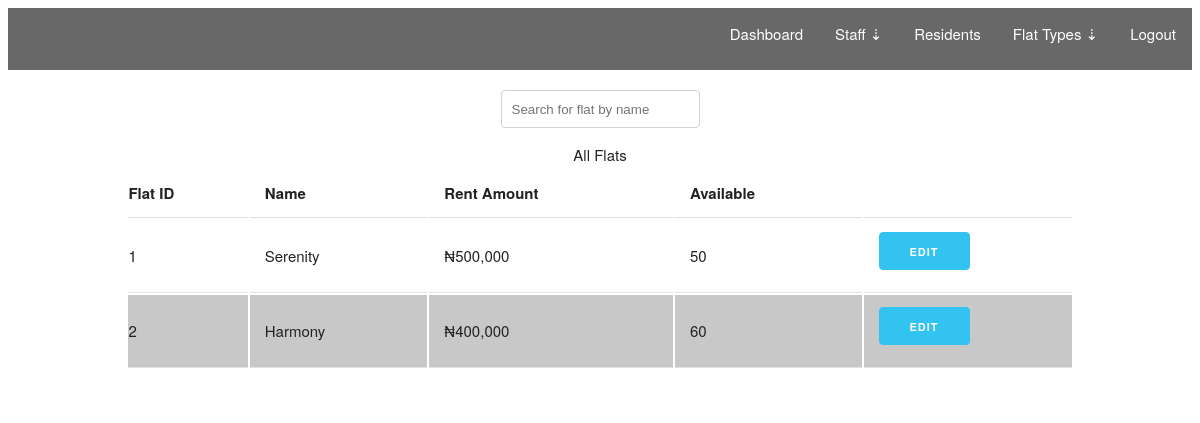
The app's page /admin/flats (signed in), older data.
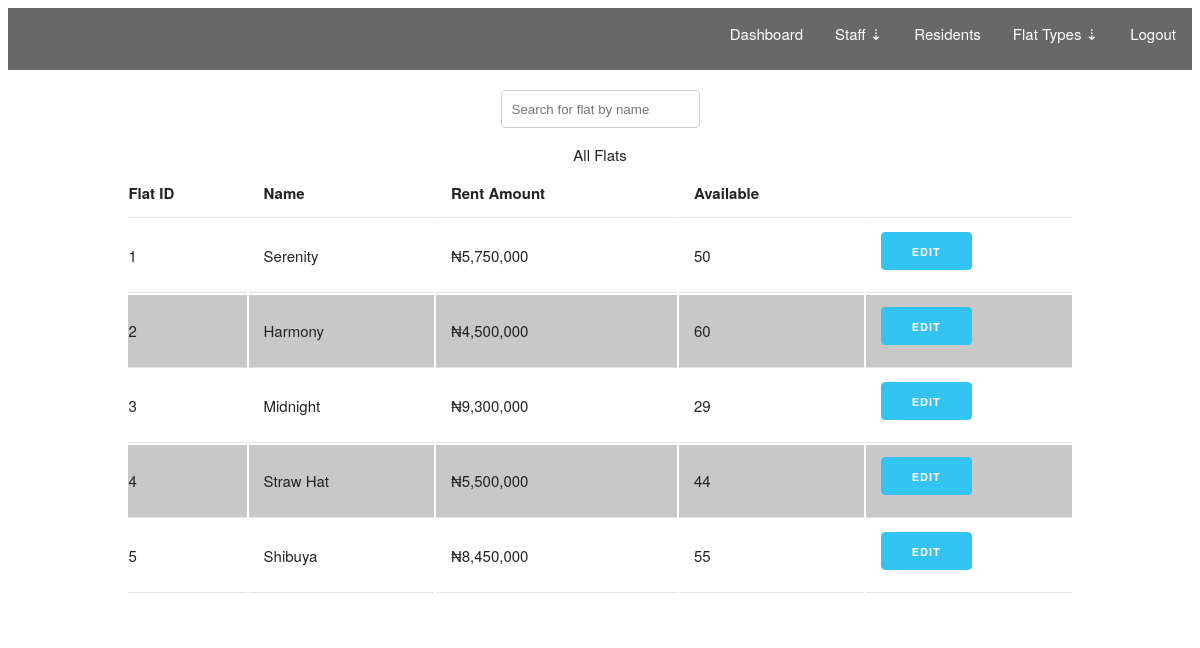
The same page, newer data.
### estate/models.py (models this page shows, shortened)
class FlatType(db.Model):
    __tablename__ = 'flattypes'
    id = db.Column(db.Integer, primary_key=True)
    name = db.Column(db.String(64))
    description = db.Column(db.Text())
    rent = db.Column(db.Integer)
    bedrooms = db.Column(db.Integer)
    bathrooms = db.Column(db.Integer, default=bedrooms)
    num_available = db.Column(db.Integer)
    residents = db.relationship('User', backref='flattype', lazy='dynamic')

### estate/blueprints/admin/views.py (the view)
@admin.route('/admin/flats')
@login_required
@admin_required
def flats():
    flats = FlatType.query.all()
    return render_template('admin/flats.html', flats=flats)

### estate/models.py (called while the page is built)
@login_manager.user_loader
def load_user(user_id):
    return User.query.get(user_id)

### estate/templates/admin/flats.html (shortened to what this page needs)
{% extends "base.html" %}
{% block content %}
<header>
    {% include 'partials/admin_nav.html' %}
</header>
<div class="container">
    <div class="search-div">
        <input type="text" onkeyup="search()" placeholder="Search for flat by name" id="searchBtn">
    </div>
    <table class="u-full-width flat">
        <caption>All Flats</caption>
        <thead>
            <tr>
                <th>Flat ID</th>
                <th>Name</th>
                <th>Rent Amount</th>
                <th>Available</th>
                <th></th>
            </tr>
        </thead>
        <tbody>
            {% for flat in flats %}
            <tr class="{{ flat.name }}">
                <td>{{ flat.id }}</td>
                <td>{{ flat.name }}</td>
                <td>{{ '₦{:,}'.format(flat.rent) }}</td>
                <td>{{ flat.num_available }}</td>
                <td><a href="{{ url_for('.edit_flat', id=flat.id) }}" class="button button-primary">Edit</a></td>
            </tr>
            {% endfor %}
        </tbody>
    </table>
</div>
{% endblock %}

### estate/templates/base.html (shortened to what this page needs)
<!DOCTYPE html>
<html lang="en">
<head>
    <link rel="stylesheet" href="{{ url_for('static', filename='css/custom.css') }}", type="text/css">
    <link rel="stylesheet" href="{{ url_for('static', filename='css/skeleton.css')}}" type="text/css">
</head>
<body>
    <main>
        {% block content %}
        {% endblock %}
    </main>
</body>
</html>

### estate/templates/partials/admin_nav.html (shortened to what this page needs)
<nav>
    <nav class="u-pull-right">
        <div>
            <li style="list-style: none;">
                <a href="{{ url_for('.dash') }}">Dashboard</a>
            </li>
            <div class="dropdown">
                <a class="dropbtn">Staff &#8675;</a>
            </div>
            <li style="list-style: none;">
                <a href="{{ url_for('.residents') }}">Residents</a>
            </li>
            <div class="dropdown">
                <a class="dropbtn">Flat Types &#8675;</a>
            </div>
            <li style="list-style: none;">
                <a href="{{ url_for('.logout') }}">Logout</a>
            </li>
        </div>
    </nav>
</nav>

### estate/static/css/custom.css (style rules this page uses)
* { box-sizing: border-box; }
.search-div { display: flex; justify-content: center; align-items: center; margin-top: 20px; }
tr:nth-child(even) { background-color: rgb(200, 200, 200); }
nav { background-color: rgb(104, 104, 104); overflow: hidden; }
nav div { list-style-type: none; margin: 0; padding: 0; }
nav div li { float: left; }
nav div li a { display: block; color: white; text-align: center; padding: 14px 16px; text-decoration: none; }
.dropdown { float: left; overflow: hidden; }
.dropdown .dropbtn { display: block; color: white; text-align: center; padding: 14px 16px; text-decoration: none; }

### estate/static/css/skeleton.css (style rules this page uses)
.container { position: relative; width: 100%; max-width: 960px; margin: 0 auto; padding: 0 20px; box-sizing: border-box; }
@media (min-width: 400px) { .container { width: 85%; padding: 0; } }
@media (min-width: 550px) { .container { width: 80%; } }
html { font-size: 62.5%; }
body { font-size: 1.5em; line-height: 1.6; font-weight: 400; font-family: "Raleway", "HelveticaNeue", "Helvetica Neue", Helvetica, Arial, sans-serif; color: #222; }
a { color: #1EAEDB; }
.button, button, input[type="submit"], input[type="reset"], input[type="button"] { display: inline-block; height: 38px; padding: 0 30px; color: #555; text-align: center; font-size: 11px; font-weight: 600; line-height: 38px; letter-spacing: .1rem; text-transform: uppercase; text-decoration: none; white-space: nowrap; background-color: transparent; border-radius: 4px; border: 1px solid #bbb; cursor: pointer; box-sizing: border-box; }
.button.button-primary, button.button-primary, input[type="submit"].button-primary, input[type="reset"].button-primary, input[type="button"].button-primary { color: #FFF; background-color: #33C3F0; border-color: #33C3F0; }
input[type="email"], input[type="number"], input[type="search"], input[type="text"], input[type="tel"], input[type="url"], input[type="password"], textarea, select { height: 38px; padding: 6px 10px; background-color: #fff; border: 1px solid #D1D1D1; border-radius: 4px; box-shadow: none; box-sizing: border-box; }
input[type="email"], input[type="number"], input[type="search"], input[type="text"], input[type="tel"], input[type="url"], input[type="password"], textarea { -webkit-appearance: none; -moz-appearance: none; appearance: none; }
li { margin-bottom: 1rem; }
th, td { padding: 12px 15px; text-align: left; border-bottom: 1px solid #E1E1E1; }
th:first-child, td:first-child { padding-left: 0; }
th:last-child, td:last-child { padding-right: 0; }
button, .button { margin-bottom: 1rem; }
input, textarea, select, fieldset { margin-bottom: 1.5rem; }
pre, blockquote, dl, figure, table, p, ul, ol, form { margin-bottom: 2.5rem; }
.u-full-width { width: 100%; box-sizing: border-box; }
.u-pull-right { float: right; }
.container:after, .row:after, .u-cf { content: ""; display: table; clear: both; }

Row changes from the older to the newer data that the page shows:
changed FlatType "Serenity": rent "₦500,000" → "₦5,750,000"
changed FlatType "Harmony": rent "₦400,000" → "₦4,500,000"
added FlatType: id "3", name "Midnight", rent "₦9,300,000", num_available "29"
added FlatType: id "4", name "Straw Hat", rent "₦5,500,000", num_available "44"
added FlatType: id "5", name "Shibuya", rent "₦8,450,000", num_available "55"
